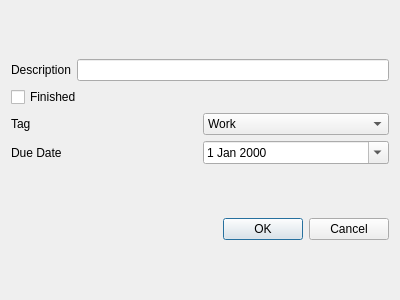
<?xml version="1.0" encoding="UTF-8"?>
<ui version="4.0">
 <class>TaskEdit</class>
 <widget class="QDialog" name="TaskEdit">
  <property name="geometry">
   <rect>
    <x>0</x>
    <y>0</y>
    <width>400</width>
    <height>300</height>
   </rect>
  </property>
  <property name="windowTitle">
   <string>Dialog</string>
  </property>
  <layout class="QVBoxLayout" name="verticalLayout_2">
   <item>
    <layout class="QVBoxLayout" name="verticalLayout">
     <item>
      <layout class="QHBoxLayout" name="horizontalLayout">
       <item>
        <widget class="QLabel" name="label">
         <property name="text">
          <string>Description</string>
         </property>
        </widget>
       </item>
       <item>
        <widget class="QLineEdit" name="lineEdit"/>
       </item>
      </layout>
     </item>
     <item>
      <widget class="QCheckBox" name="checkBox">
       <property name="text">
        <string>Finished</string>
       </property>
      </widget>
     </item>
     <item>
      <layout class="QHBoxLayout" name="horizontalLayout_2">
       <item>
        <widget class="QLabel" name="label_2">
         <property name="text">
          <string>Tag</string>
         </property>
        </widget>
       </item>
       <item>
        <widget class="QComboBox" name="comboBox">
         <item>
          <property name="text">
           <string>Work</string>
          </property>
         </item>
         <item>
          <property name="text">
           <string>Life</string>
          </property>
         </item>
         <item>
          <property name="text">
           <string>Others</string>
          </property>
         </item>
        </widget>
       </item>
      </layout>
     </item>
     <item>
      <layout class="QHBoxLayout" name="horizontalLayout_3">
       <item>
        <widget class="QLabel" name="label_3">
         <property name="text">
          <string>Due Date</string>
         </property>
        </widget>
       </item>
       <item>
        <widget class="QDateEdit" name="dateEdit">
         <property name="calendarPopup">
          <bool>true</bool>
         </property>
        </widget>
       </item>
      </layout>
     </item>
    </layout>
   </item>
   <item>
    <widget class="QDialogButtonBox" name="buttonBox">
     <property name="orientation">
      <enum>Qt::Horizontal</enum>
     </property>
     <property name="standardButtons">
      <set>QDialogButtonBox::Cancel|QDialogButtonBox::Ok</set>
     </property>
    </widget>
   </item>
  </layout>
 </widget>
 <resources/>
 <connections>
  <connection>
   <sender>buttonBox</sender>
   <signal>accepted()</signal>
   <receiver>TaskEdit</receiver>
   <slot>accept()</slot>
   <hints>
    <hint type="sourcelabel">
     <x>248</x>
     <y>254</y>
    </hint>
    <hint type="destinationlabel">
     <x>157</x>
     <y>274</y>
    </hint>
   </hints>
  </connection>
  <connection>
   <sender>buttonBox</sender>
   <signal>rejected()</signal>
   <receiver>TaskEdit</receiver>
   <slot>reject()</slot>
   <hints>
    <hint type="sourcelabel">
     <x>316</x>
     <y>260</y>
    </hint>
    <hint type="destinationlabel">
     <x>286</x>
     <y>274</y>
    </hint>
   </hints>
  </connection>
 </connections>
</ui>
